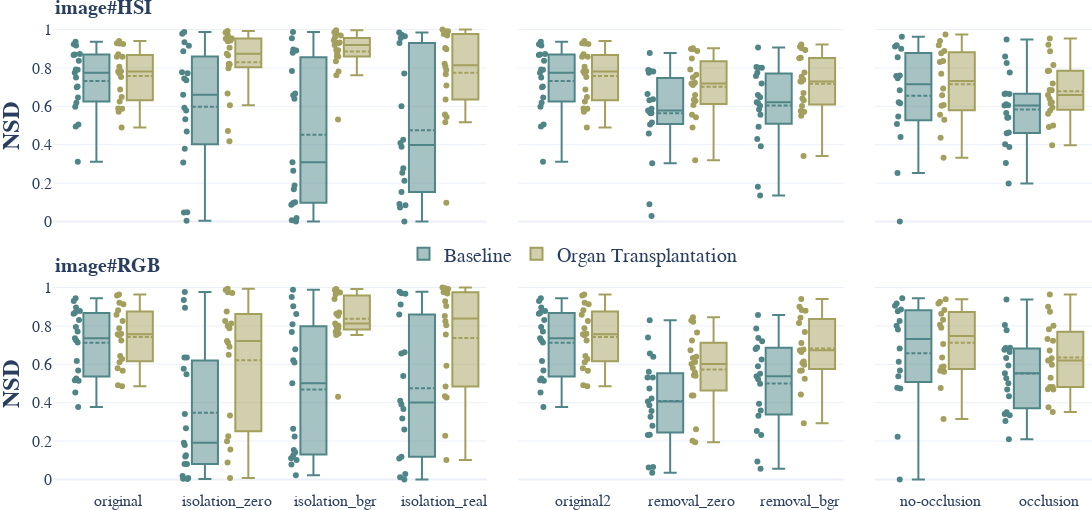

The notebook cell this image was saved under:
### Code cell
fig = dataset_comparison(settings_seg.nsd_aggregation_short)
fig.update_yaxes(title="<b>NSD</b>", col=1)
fig.write_image(settings_context.paper_extended_dir / "task_performance_NSD.pdf")
fig

### Figure 1 — Plotly figure (JSON) as saved in the notebook; plotly's stock layout.template omitted (floating-point values rounded to 4 significant figures)
{"data": [{"boxmean": true, "boxpoints": "all", "legendgroup": "baseline", "marker": {"color": "#508587"}, "name": "Baseline", "offsetgroup": "baseline", "showlegend": false, "text": ["stomach", "small_bowel", "colon", "liver", "gallbladder", "pancreas", "kidney", "spleen", "bladder", "omentum", "lung", "heart", "skin", "muscle", "fat_subcutaneous", "peritoneum", "major_vein", "kidney_with_Gerotas_fascia", "background"], "type": "box", "x": ["original", "original", "original", "original", "original", "original", "original", "original", "original", "original", "original", "original", "original", "original", "original", "original", "original", "original", "original"], "xaxis": "x", "y": [0.7902, 0.7915, 0.9242, 0.6459, 0.4944, 0.9171, 0.5979, 0.7034, 0.6184, 0.7747, 0.7505, 0.8729, 0.8382, 0.5057, 0.7, 0.8681, 0.8704, 0.3116, 0.9362], "yaxis": "y"}, {"boxmean": true, "boxpoints": "all", "legendgroup": "organ_transplantation", "marker": {"color": "#A39F5D"}, "name": "Organ Transplantation", "offsetgroup": "organ_transplantation", "showlegend": false, "text": ["stomach", "small_bowel", "colon", "liver", "gallbladder", "pancreas", "kidney", "spleen", "bladder", "omentum", "lung", "heart", "skin", "muscle", "fat_subcutaneous", "peritoneum", "major_vein", "kidney_with_Gerotas_fascia", "background"], "type": "box", "x": ["original", "original", "original", "original", "original", "original", "original", "original", "original", "original", "original", "original", "original", "original", "original", "original", "original", "original", "original"], "xaxis": "x", "y": [0.8059, 0.7825, 0.927, 0.6493, 0.4894, 0.9282, 0.6252, 0.6878, 0.5888, 0.7712, 0.7526, 0.8585, 0.871, 0.5715, 0.7818, 0.8585, 0.9402, 0.5878, 0.9252], "yaxis": "y"}, {"boxmean": true, "boxpoints": "all", "legendgroup": "baseline", "marker": {"color": "#508587"}, "name": "Baseline", "offsetgroup": "baseline", "showlegend": true, "text": ["stomach", "small_bowel", "colon", "liver", "gallbladder", "pancreas", "kidney", "spleen", "bladder", "omentum", "lung", "heart", "skin", "muscle", "fat_subcutaneous", "peritoneum", "major_vein", "kidney_with_Gerotas_fascia", "background"], "type": "box", "x": ["isolation_zero", "isolation_zero", "isolation_zero", "isolation_zero", "isolation_zero", "isolation_zero", "isolation_zero", "isolation_zero", "isolation_zero", "isolation_zero", "isolation_zero", "isolation_zero", "isolation_zero", "isolation_zero", "isolation_zero", "isolation_zero", "isolation_zero", "isolation_zero", "isolation_zero"], "xaxis": "x", "y": [0.5325, 0.9786, 0.7783, 0.8873, 0.003813, 0.5777, 0.4687, 0.7724, 0.6604, 0.3072, 0.7445, 0.7362, 0.9337, 0.5931, 0.9159, 0.3795, 0.04847, 0.04664, 0.9872], "yaxis": "y"}, {"boxmean": true, "boxpoints": "all", "legendgroup": "organ_transplantation", "marker": {"color": "#A39F5D"}, "name": "Organ Transplantation", "offsetgroup": "organ_transplantation", "showlegend": true, "text": ["stomach", "small_bowel", "colon", "liver", "gallbladder", "pancreas", "kidney", "spleen", "bladder", "omentum", "lung", "heart", "skin", "muscle", "fat_subcutaneous", "peritoneum", "major_vein", "kidney_with_Gerotas_fascia", "background"], "type": "box", "x": ["isolation_zero", "isolation_zero", "isolation_zero", "isolation_zero", "isolation_zero", "isolation_zero", "isolation_zero", "isolation_zero", "isolation_zero", "isolation_zero", "isolation_zero", "isolation_zero", "isolation_zero", "isolation_zero", "isolation_zero", "isolation_zero", "isolation_zero", "isolation_zero", "isolation_zero"], "xaxis": "x", "y": [0.9388, 0.9538, 0.9438, 0.9521, 0.4717, 0.9703, 0.9057, 0.8744, 0.6058, 0.818, 0.7988, 0.9854, 0.822, 0.6674, 0.8652, 0.8211, 0.9533, 0.4181, 0.993], "yaxis": "y"}, {"boxmean": true, "boxpoints": "all", "legendgroup": "baseline", "marker": {"color": "#508587"}, "name": "Baseline", "offsetgroup": "baseline", "showlegend": false, "text": ["stomach", "small_bowel", "colon", "liver", "gallbladder", "pancreas", "kidney", "spleen", "bladder", "omentum", "lung", "heart", "skin", "muscle", "fat_subcutaneous", "peritoneum", "major_vein", "kidney_with_Gerotas_fascia", "background"], "type": "box", "x": ["isolation_bgr", "isolation_bgr", "isolation_bgr", "isolation_bgr", "isolation_bgr", "isolation_bgr", "isolation_bgr", "isolation_bgr", "isolation_bgr", "isolation_bgr", "isolation_bgr", "isolation_bgr", "isolation_bgr", "isolation_bgr", "isolation_bgr", "isolation_bgr", "isolation_bgr", "isolation_bgr", "isolation_bgr"], "xaxis": "x", "y": [0.09987, 0.8961, 0.658, 0.6674, 0.08674, 0.09663, 0.0175, 0.1676, 0.7846, 0.0058, 0.8905, 0.9545, 0.8793, 0.3081, 0.1874, 0.6396, 0.2642, 0, 0.9877], "yaxis": "y"}, {"boxmean": true, "boxpoints": "all", "legendgroup": "organ_transplantation", "marker": {"color": "#A39F5D"}, "name": "Organ Transplantation", "offsetgroup": "organ_transplantation", "showlegend": false, "text": ["stomach", "small_bowel", "colon", "liver", "gallbladder", "pancreas", "kidney", "spleen", "bladder", "omentum", "lung", "heart", "skin", "muscle", "fat_subcutaneous", "peritoneum", "major_vein", "kidney_with_Gerotas_fascia", "background"], "type": "box", "x": ["isolation_bgr", "isolation_bgr", "isolation_bgr", "isolation_bgr", "isolation_bgr", "isolation_bgr", "isolation_bgr", "isolation_bgr", "isolation_bgr", "isolation_bgr", "isolation_bgr", "isolation_bgr", "isolation_bgr", "isolation_bgr", "isolation_bgr", "isolation_bgr", "isolation_bgr", "isolation_bgr", "isolation_bgr"], "xaxis": "x", "y": [0.9321, 0.9449, 0.9689, 0.8936, 0.5313, 0.9318, 0.8921, 0.8741, 0.8602, 0.8603, 0.7814, 0.9861, 0.8346, 0.7615, 0.9596, 0.9193, 0.9819, 0.9293, 0.996], "yaxis": "y"}, {"boxmean": true, "boxpoints": "all", "legendgroup": "baseline", "marker": {"color": "#508587"}, "name": "Baseline", "offsetgroup": "baseline", "showlegend": false, "text": ["stomach", "small_bowel", "colon", "liver", "gallbladder", "pancreas", "kidney", "spleen", "bladder", "omentum", "lung", "heart", "skin", "muscle", "peritoneum", "major_vein", "kidney_with_Gerotas_fascia", "background"], "type": "box", "x": ["isolation_real", "isolation_real", "isolation_real", "isolation_real", "isolation_real", "isolation_real", "isolation_real", "isolation_real", "isolation_real", "isolation_real", "isolation_real", "isolation_real", "isolation_real", "isolation_real", "isolation_real", "isolation_real", "isolation_real", "isolation_real"], "xaxis": "x", "y": [0.2541, 0.7712, 0.985, 0.2777, 0.07218, 0.08433, 0.389, 0.153, 0.4256, 0, 0.9733, 0.9558, 0.9301, 0.09041, 0.6009, 0.409, 0.2122, 0.9654], "yaxis": "y"}, {"boxmean": true, "boxpoints": "all", "legendgroup": "organ_transplantation", "marker": {"color": "#A39F5D"}, "name": "Organ Transplantation", "offsetgroup": "organ_transplantation", "showlegend": false, "text": ["stomach", "small_bowel", "colon", "liver", "gallbladder", "pancreas", "kidney", "spleen", "bladder", "omentum", "lung", "heart", "skin", "muscle", "peritoneum", "major_vein", "kidney_with_Gerotas_fascia", "background"], "type": "box", "x": ["isolation_real", "isolation_real", "isolation_real", "isolation_real", "isolation_real", "isolation_real", "isolation_real", "isolation_real", "isolation_real", "isolation_real", "isolation_real", "isolation_real", "isolation_real", "isolation_real", "isolation_real", "isolation_real", "isolation_real", "isolation_real"], "xaxis": "x", "y": [0.7085, 0.8973, 0.9697, 0.557, 0.5448, 0.6358, 0.8074, 0.7667, 0.7888, 0.9046, 0.9852, 0.9919, 0.9911, 0.09752, 0.8213, 1, 0.5173, 0.9764], "yaxis": "y"}, {"boxmean": true, "boxpoints": "all", "legendgroup": "baseline", "marker": {"color": "#508587"}, "name": "Baseline", "offsetgroup": "baseline", "showlegend": false, "text": ["stomach", "small_bowel", "colon", "liver", "gallbladder", "pancreas", "kidney", "spleen", "bladder", "omentum", "lung", "heart", "skin", "muscle", "fat_subcutaneous", "peritoneum", "major_vein", "kidney_with_Gerotas_fascia", "background"], "type": "box", "x": ["original2", "original2", "original2", "original2", "original2", "original2", "original2", "original2", "original2", "original2", "original2", "original2", "original2", "original2", "original2", "original2", "original2", "original2", "original2"], "xaxis": "x2", "y": [0.7902, 0.7915, 0.9242, 0.6459, 0.4944, 0.9171, 0.5979, 0.7034, 0.6184, 0.7747, 0.7505, 0.8729, 0.8382, 0.5057, 0.7, 0.8681, 0.8704, 0.3116, 0.9362], "yaxis": "y2"}, {"boxmean": true, "boxpoints": "all", "legendgroup": "organ_transplantation", "marker": {"color": "#A39F5D"}, "name": "Organ Transplantation", "offsetgroup": "organ_transplantation", "showlegend": false, "text": ["stomach", "small_bowel", "colon", "liver", "gallbladder", "pancreas", "kidney", "spleen", "bladder", "omentum", "lung", "heart", "skin", "muscle", "fat_subcutaneous", "peritoneum", "major_vein", "kidney_with_Gerotas_fascia", "background"], "type": "box", "x": ["original2", "original2", "original2", "original2", "original2", "original2", "original2", "original2", "original2", "original2", "original2", "original2", "original2", "original2", "original2", "original2", "original2", "original2", "original2"], "xaxis": "x2", "y": [0.8059, 0.7825, 0.927, 0.6493, 0.4894, 0.9282, 0.6252, 0.6878, 0.5888, 0.7712, 0.7526, 0.8585, 0.871, 0.5715, 0.7818, 0.8585, 0.9402, 0.5878, 0.9252], "yaxis": "y2"}, {"boxmean": true, "boxpoints": "all", "legendgroup": "baseline", "marker": {"color": "#508587"}, "name": "Baseline", "offsetgroup": "baseline", "showlegend": false, "text": ["stomach", "small_bowel", "colon", "liver", "gallbladder", "pancreas", "kidney", "spleen", "bladder", "omentum", "lung", "heart", "skin", "muscle", "fat_subcutaneous", "peritoneum", "major_vein", "kidney_with_Gerotas_fascia", "background"], "type": "box", "x": ["removal_zero", "removal_zero", "removal_zero", "removal_zero", "removal_zero", "removal_zero", "removal_zero", "removal_zero", "removal_zero", "removal_zero", "removal_zero", "removal_zero", "removal_zero", "removal_zero", "removal_zero", "removal_zero", "removal_zero", "removal_zero", "removal_zero"], "xaxis": "x2", "y": [0.5056, 0.6642, 0.7857, 0.5657, 0.02794, 0.789, 0.4581, 0.6372, 0.3029, 0.5871, 0.6313, 0.7813, 0.7747, 0.5159, 0.5782, 0.5712, 0.5646, 0.08983, 0.8786], "yaxis": "y2"}, {"boxmean": true, "boxpoints": "all", "legendgroup": "organ_transplantation", "marker": {"color": "#A39F5D"}, "name": "Organ Transplantation", "offsetgroup": "organ_transplantation", "showlegend": false, "text": ["stomach", "small_bowel", "colon", "liver", "gallbladder", "pancreas", "kidney", "spleen", "bladder", "omentum", "lung", "heart", "skin", "muscle", "fat_subcutaneous", "peritoneum", "major_vein", "kidney_with_Gerotas_fascia", "background"], "type": "box", "x": ["removal_zero", "removal_zero", "removal_zero", "removal_zero", "removal_zero", "removal_zero", "removal_zero", "removal_zero", "removal_zero", "removal_zero", "removal_zero", "removal_zero", "removal_zero", "removal_zero", "removal_zero", "removal_zero", "removal_zero", "removal_zero", "removal_zero"], "xaxis": "x2", "y": [0.7505, 0.7648, 0.8986, 0.6345, 0.3188, 0.9033, 0.6072, 0.6592, 0.4895, 0.7113, 0.7186, 0.8496, 0.7926, 0.5562, 0.6283, 0.7235, 0.8979, 0.5435, 0.8885], "yaxis": "y2"}, {"boxmean": true, "boxpoints": "all", "legendgroup": "baseline", "marker": {"color": "#508587"}, "name": "Baseline", "offsetgroup": "baseline", "showlegend": false, "text": ["stomach", "small_bowel", "colon", "liver", "gallbladder", "pancreas", "kidney", "spleen", "bladder", "omentum", "lung", "heart", "skin", "muscle", "fat_subcutaneous", "peritoneum", "major_vein", "kidney_with_Gerotas_fascia", "background"], "type": "box", "x": ["removal_bgr", "removal_bgr", "removal_bgr", "removal_bgr", "removal_bgr", "removal_bgr", "removal_bgr", "removal_bgr", "removal_bgr", "removal_bgr", "removal_bgr", "removal_bgr", "removal_bgr", "removal_bgr", "removal_bgr", "removal_bgr", "removal_bgr", "removal_bgr", "removal_bgr"], "xaxis": "x2", "y": [0.6033, 0.7195, 0.8007, 0.5831, 0.1813, 0.8055, 0.4942, 0.6175, 0.43, 0.6473, 0.6591, 0.8005, 0.7751, 0.3915, 0.5557, 0.6215, 0.758, 0.135, 0.9068], "yaxis": "y2"}, {"boxmean": true, "boxpoints": "all", "legendgroup": "organ_transplantation", "marker": {"color": "#A39F5D"}, "name": "Organ Transplantation", "offsetgroup": "organ_transplantation", "showlegend": false, "text": ["stomach", "small_bowel", "colon", "liver", "gallbladder", "pancreas", "kidney", "spleen", "bladder", "omentum", "lung", "heart", "skin", "muscle", "fat_subcutaneous", "peritoneum", "major_vein", "kidney_with_Gerotas_fascia", "background"], "type": "box", "x": ["removal_bgr", "removal_bgr", "removal_bgr", "removal_bgr", "removal_bgr", "removal_bgr", "removal_bgr", "removal_bgr", "removal_bgr", "removal_bgr", "removal_bgr", "removal_bgr", "removal_bgr", "removal_bgr", "removal_bgr", "removal_bgr", "removal_bgr", "removal_bgr", "removal_bgr"], "xaxis": "x2", "y": [0.754, 0.7761, 0.9102, 0.6323, 0.3409, 0.9027, 0.6012, 0.669, 0.5513, 0.7293, 0.7297, 0.853, 0.8513, 0.5753, 0.6408, 0.7389, 0.9223, 0.572, 0.8939], "yaxis": "y2"}, {"boxmean": true, "boxpoints": "all", "legendgroup": "baseline", "marker": {"color": "#508587"}, "name": "Baseline", "offsetgroup": "baseline", "showlegend": false, "text": ["stomach", "small_bowel", "colon", "liver", "gallbladder", "kidney", "spleen", "bladder", "omentum", "lung", "heart", "skin", "muscle", "fat_subcutaneous", "peritoneum", "background"], "type": "box", "x": ["no-occlusion", "no-occlusion", "no-occlusion", "no-occlusion", "no-occlusion", "no-occlusion", "no-occlusion", "no-occlusion", "no-occlusion", "no-occlusion", "no-occlusion", "no-occlusion", "no-occlusion", "no-occlusion", "no-occlusion", "no-occlusion"], "xaxis": "x3", "y": [0.7602, 0.758, 0.9123, 0.5465, 0.253, 0, 0.6213, 0.6164, 0.747, 0.6844, 0.9, 0.9627, 0.4398, 0.5078, 0.8555, 0.9183], "yaxis": "y3"}, {"boxmean": true, "boxpoints": "all", "legendgroup": "organ_transplantation", "marker": {"color": "#A39F5D"}, "name": "Organ Transplantation", "offsetgroup": "organ_transplantation", "showlegend": false, "text": ["stomach", "small_bowel", "colon", "liver", "gallbladder", "kidney", "spleen", "bladder", "omentum", "lung", "heart", "skin", "muscle", "fat_subcutaneous", "peritoneum", "background"], "type": "box", "x": ["no-occlusion", "no-occlusion", "no-occlusion", "no-occlusion", "no-occlusion", "no-occlusion", "no-occlusion", "no-occlusion", "no-occlusion", "no-occlusion", "no-occlusion", "no-occlusion", "no-occlusion", "no-occlusion", "no-occlusion", "no-occlusion"], "xaxis": "x3", "y": [0.8313, 0.7705, 0.9399, 0.6076, 0.3323, 0.4357, 0.6575, 0.6027, 0.8369, 0.6931, 0.8771, 0.974, 0.5557, 0.5299, 0.8878, 0.9181], "yaxis": "y3"}, {"boxmean": true, "boxpoints": "all", "legendgroup": "baseline", "marker": {"color": "#508587"}, "name": "Baseline", "offsetgroup": "baseline", "showlegend": false, "text": ["stomach", "small_bowel", "colon", "liver", "gallbladder", "pancreas", "kidney", "spleen", "bladder", "omentum", "lung", "heart", "skin", "muscle", "fat_subcutaneous", "peritoneum", "major_vein", "kidney_with_Gerotas_fascia", "background"], "type": "box", "x": ["occlusion", "occlusion", "occlusion", "occlusion", "occlusion", "occlusion", "occlusion", "occlusion", "occlusion", "occlusion", "occlusion", "occlusion", "occlusion", "occlusion", "occlusion", "occlusion", "occlusion", "occlusion", "occlusion"], "xaxis": "x3", "y": [0.3044, 0.6668, 0.6645, 0.4597, 0.3885, 0.1982, 0.5653, 0.5406, 0.5421, 0.6051, 0.8595, 0.9484, 0.6048, 0.464, 0.6643, 0.6112, 0.8258, 0.4024, 0.7763], "yaxis": "y3"}, {"boxmean": true, "boxpoints": "all", "legendgroup": "organ_transplantation", "marker": {"color": "#A39F5D"}, "name": "Organ Transplantation", "offsetgroup": "organ_transplantation", "showlegend": false, "text": ["stomach", "small_bowel", "colon", "liver", "gallbladder", "pancreas", "kidney", "spleen", "bladder", "omentum", "lung", "heart", "skin", "muscle", "fat_subcutaneous", "peritoneum", "major_vein", "kidney_with_Gerotas_fascia", "background"], "type": "box", "x": ["occlusion", "occlusion", "occlusion", "occlusion", "occlusion", "occlusion", "occlusion", "occlusion", "occlusion", "occlusion", "occlusion", "occlusion", "occlusion", "occlusion", "occlusion", "occlusion", "occlusion", "occlusion", "occlusion"], "xaxis": "x3", "y": [0.5943, 0.7194, 0.8151, 0.5006, 0.3974, 0.6837, 0.64, 0.4923, 0.5775, 0.6594, 0.8868, 0.9535, 0.6145, 0.6212, 0.786, 0.6853, 0.9209, 0.5609, 0.7843], "yaxis": "y3"}, {"boxmean": true, "boxpoints": "all", "legendgroup": "baseline", "marker": {"color": "#508587"}, "name": "Baseline", "offsetgroup": "baseline", "showlegend": false, "text": ["stomach", "small_bowel", "colon", "liver", "gallbladder", "pancreas", "kidney", "spleen", "bladder", "omentum", "lung", "heart", "skin", "muscle", "fat_subcutaneous", "peritoneum", "major_vein", "kidney_with_Gerotas_fascia", "background"], "type": "box", "x": ["original", "original", "original", "original", "original", "original", "original", "original", "original", "original", "original", "original", "original", "original", "original", "original", "original", "original", "original"], "xaxis": "x4", "y": [0.725, 0.7946, 0.8954, 0.6165, 0.5174, 0.9437, 0.5142, 0.5672, 0.5264, 0.7709, 0.7355, 0.8686, 0.8636, 0.4536, 0.714, 0.8303, 0.8772, 0.3777, 0.9298], "yaxis": "y4"}, {"boxmean": true, "boxpoints": "all", "legendgroup": "organ_transplantation", "marker": {"color": "#A39F5D"}, "name": "Organ Transplantation", "offsetgroup": "organ_transplantation", "showlegend": false, "text": ["stomach", "small_bowel", "colon", "liver", "gallbladder", "pancreas", "kidney", "spleen", "bladder", "omentum", "lung", "heart", "skin", "muscle", "fat_subcutaneous", "peritoneum", "major_vein", "kidney_with_Gerotas_fascia", "background"], "type": "box", "x": ["original", "original", "original", "original", "original", "original", "original", "original", "original", "original", "original", "original", "original", "original", "original", "original", "original", "original", "original"], "xaxis": "x4", "y": [0.7568, 0.7877, 0.9124, 0.6428, 0.4905, 0.9579, 0.6276, 0.6113, 0.5793, 0.7592, 0.7514, 0.8576, 0.8816, 0.5667, 0.7235, 0.8259, 0.9641, 0.4859, 0.921], "yaxis": "y4"}, {"boxmean": true, "boxpoints": "all", "legendgroup": "baseline", "marker": {"color": "#508587"}, "name": "Baseline", "offsetgroup": "baseline", "showlegend": false, "text": ["stomach", "small_bowel", "colon", "liver", "gallbladder", "pancreas", "kidney", "spleen", "bladder", "omentum", "lung", "heart", "skin", "muscle", "fat_subcutaneous", "peritoneum", "major_vein", "kidney_with_Gerotas_fascia", "background"], "type": "box", "x": ["isolation_zero", "isolation_zero", "isolation_zero", "isolation_zero", "isolation_zero", "isolation_zero", "isolation_zero", "isolation_zero", "isolation_zero", "isolation_zero", "isolation_zero", "isolation_zero", "isolation_zero", "isolation_zero", "isolation_zero", "isolation_zero", "isolation_zero", "isolation_zero", "isolation_zero"], "xaxis": "x4", "y": [0.1799, 0.341, 0.5482, 0.635, 0.003395, 0.2661, 0.07993, 0.1905, 0.07966, 0.1259, 0.8945, 0.9345, 0.635, 0.007025, 0.1188, 0.5764, 0.01727, 0.001616, 0.9772], "yaxis": "y4"}, {"boxmean": true, "boxpoints": "all", "legendgroup": "organ_transplantation", "marker": {"color": "#A39F5D"}, "name": "Organ Transplantation", "offsetgroup": "organ_transplantation", "showlegend": false, "text": ["stomach", "small_bowel", "colon", "liver", "gallbladder", "pancreas", "kidney", "spleen", "bladder", "omentum", "lung", "heart", "skin", "muscle", "fat_subcutaneous", "peritoneum", "major_vein", "kidney_with_Gerotas_fascia", "background"], "type": "box", "x": ["isolation_zero", "isolation_zero", "isolation_zero", "isolation_zero", "isolation_zero", "isolation_zero", "isolation_zero", "isolation_zero", "isolation_zero", "isolation_zero", "isolation_zero", "isolation_zero", "isolation_zero", "isolation_zero", "isolation_zero", "isolation_zero", "isolation_zero", "isolation_zero", "isolation_zero"], "xaxis": "x4", "y": [0.7209, 0.825, 0.8752, 0.7119, 0.00778, 0.9878, 0.7875, 0.2244, 0.08826, 0.9717, 0.7992, 0.9752, 0.8131, 0.3333, 0.6494, 0.6909, 0.1993, 0.1555, 0.9934], "yaxis": "y4"}, {"boxmean": true, "boxpoints": "all", "legendgroup": "baseline", "marker": {"color": "#508587"}, "name": "Baseline", "offsetgroup": "baseline", "showlegend": false, "text": ["stomach", "small_bowel", "colon", "liver", "gallbladder", "pancreas", "kidney", "spleen", "bladder", "omentum", "lung", "heart", "skin", "muscle", "fat_subcutaneous", "peritoneum", "major_vein", "kidney_with_Gerotas_fascia", "background"], "type": "box", "x": ["isolation_bgr", "isolation_bgr", "isolation_bgr", "isolation_bgr", "isolation_bgr", "isolation_bgr", "isolation_bgr", "isolation_bgr", "isolation_bgr", "isolation_bgr", "isolation_bgr", "isolation_bgr", "isolation_bgr", "isolation_bgr", "isolation_bgr", "isolation_bgr", "isolation_bgr", "isolation_bgr", "isolation_bgr"], "xaxis": "x4", "y": [0.07797, 0.9029, 0.8091, 0.9509, 0.02213, 0.1414, 0.2645, 0.2241, 0.5013, 0.1006, 0.8618, 0.7678, 0.6089, 0.1254, 0.6786, 0.6216, 0.1527, 0.1101, 0.9888], "yaxis": "y4"}, {"boxmean": true, "boxpoints": "all", "legendgroup": "organ_transplantation", "marker": {"color": "#A39F5D"}, "name": "Organ Transplantation", "offsetgroup": "organ_transplantation", "showlegend": false, "text": ["stomach", "small_bowel", "colon", "liver", "gallbladder", "pancreas", "kidney", "spleen", "bladder", "omentum", "lung", "heart", "skin", "muscle", "fat_subcutaneous", "peritoneum", "major_vein", "kidney_with_Gerotas_fascia", "background"], "type": "box", "x": ["isolation_bgr", "isolation_bgr", "isolation_bgr", "isolation_bgr", "isolation_bgr", "isolation_bgr", "isolation_bgr", "isolation_bgr", "isolation_bgr", "isolation_bgr", "isolation_bgr", "isolation_bgr", "isolation_bgr", "isolation_bgr", "isolation_bgr", "isolation_bgr", "isolation_bgr", "isolation_bgr", "isolation_bgr"], "xaxis": "x4", "y": [0.7878, 0.965, 0.9738, 0.8635, 0.4307, 0.9866, 0.7947, 0.8014, 0.7523, 0.8523, 0.801, 0.9867, 0.8698, 0.7691, 0.813, 0.7608, 0.9401, 0.7787, 0.9927], "yaxis": "y4"}, {"boxmean": true, "boxpoints": "all", "legendgroup": "baseline", "marker": {"color": "#508587"}, "name": "Baseline", "offsetgroup": "baseline", "showlegend": false, "text": ["stomach", "small_bowel", "colon", "liver", "gallbladder", "pancreas", "kidney", "spleen", "bladder", "omentum", "lung", "heart", "skin", "muscle", "peritoneum", "major_vein", "kidney_with_Gerotas_fascia", "background"], "type": "box", "x": ["isolation_real", "isolation_real", "isolation_real", "isolation_real", "isolation_real", "isolation_real", "isolation_real", "isolation_real", "isolation_real", "isolation_real", "isolation_real", "isolation_real", "isolation_real", "isolation_real", "isolation_real", "isolation_real", "isolation_real", "isolation_real"], "xaxis": "x4", "y": [0.3672, 0.8597, 0.9787, 0.391, 0.1091, 0.01095, 0.4103, 0.02779, 0.5384, 0, 0.9701, 0.9113, 0.6568, 0.1186, 0.6622, 0.2597, 0.3178, 0.9677], "yaxis": "y4"}, {"boxmean": true, "boxpoints": "all", "legendgroup": "organ_transplantation", "marker": {"color": "#A39F5D"}, "name": "Organ Transplantation", "offsetgroup": "organ_transplantation", "showlegend": false, "text": ["stomach", "small_bowel", "colon", "liver", "gallbladder", "pancreas", "kidney", "spleen", "bladder", "omentum", "lung", "heart", "skin", "muscle", "peritoneum", "major_vein", "kidney_with_Gerotas_fascia", "background"], "type": "box", "x": ["isolation_real", "isolation_real", "isolation_real", "isolation_real", "isolation_real", "isolation_real", "isolation_real", "isolation_real", "isolation_real", "isolation_real", "isolation_real", "isolation_real", "isolation_real", "isolation_real", "isolation_real", "isolation_real", "isolation_real", "isolation_real"], "xaxis": "x4", "y": [0.8248, 0.9288, 0.993, 0.4264, 0.2279, 0.8513, 0.8033, 0.5929, 0.7557, 1, 0.9897, 0.9966, 0.9759, 0.1015, 0.9043, 0.4336, 0.484, 0.9683], "yaxis": "y4"}, {"boxmean": true, "boxpoints": "all", "legendgroup": "baseline", "marker": {"color": "#508587"}, "name": "Baseline", "offsetgroup": "baseline", "showlegend": false, "text": ["stomach", "small_bowel", "colon", "liver", "gallbladder", "pancreas", "kidney", "spleen", "bladder", "omentum", "lung", "heart", "skin", "muscle", "fat_subcutaneous", "peritoneum", "major_vein", "kidney_with_Gerotas_fascia", "background"], "type": "box", "x": ["original2", "original2", "original2", "original2", "original2", "original2", "original2", "original2", "original2", "original2", "original2", "original2", "original2", "original2", "original2", "original2", "original2", "original2", "original2"], "xaxis": "x5", "y": [0.725, 0.7946, 0.8954, 0.6165, 0.5174, 0.9437, 0.5142, 0.5672, 0.5264, 0.7709, 0.7355, 0.8686, 0.8636, 0.4536, 0.714, 0.8303, 0.8772, 0.3777, 0.9298], "yaxis": "y5"}, {"boxmean": true, "boxpoints": "all", "legendgroup": "organ_transplantation", "marker": {"color": "#A39F5D"}, "name": "Organ Transplantation", "offsetgroup": "organ_transplantation", "showlegend": false, "text": ["stomach", "small_bowel", "colon", "liver", "gallbladder", "pancreas", "kidney", "spleen", "bladder", "omentum", "lung", "heart", "skin", "muscle", "fat_subcutaneous", "peritoneum", "major_vein", "kidney_with_Gerotas_fascia", "background"], "type": "box", "x": ["original2", "original2", "original2", "original2", "original2", "original2", "original2", "original2", "original2", "original2", "original2", "original2", "original2", "original2", "original2", "original2", "original2", "original2", "original2"], "xaxis": "x5", "y": [0.7568, 0.7877, 0.9124, 0.6428, 0.4905, 0.9579, 0.6276, 0.6113, 0.5793, 0.7592, 0.7514, 0.8576, 0.8816, 0.5667, 0.7235, 0.8259, 0.9641, 0.4859, 0.921], "yaxis": "y5"}, {"boxmean": true, "boxpoints": "all", "legendgroup": "baseline", "marker": {"color": "#508587"}, "name": "Baseline", "offsetgroup": "baseline", "showlegend": false, "text": ["stomach", "small_bowel", "colon", "liver", "gallbladder", "pancreas", "kidney", "spleen", "bladder", "omentum", "lung", "heart", "skin", "muscle", "fat_subcutaneous", "peritoneum", "major_vein", "kidney_with_Gerotas_fascia", "background"], "type": "box", "x": ["removal_zero", "removal_zero", "removal_zero", "removal_zero", "removal_zero", "removal_zero", "removal_zero", "removal_zero", "removal_zero", "removal_zero", "removal_zero", "removal_zero", "removal_zero", "removal_zero", "removal_zero", "removal_zero", "removal_zero", "removal_zero", "removal_zero"], "xaxis": "x5", "y": [0.3565, 0.561, 0.6391, 0.4065, 0.0618, 0.3859, 0.2796, 0.2322, 0.06461, 0.5317, 0.5309, 0.7392, 0.6568, 0.2316, 0.3266, 0.4741, 0.4213, 0.03408, 0.8291], "yaxis": "y5"}, {"boxmean": true, "boxpoints": "all", "legendgroup": "organ_transplantation", "marker": {"color": "#A39F5D"}, "name": "Organ Transplantation", "offsetgroup": "organ_transplantation", "showlegend": false, "text": ["stomach", "small_bowel", "colon", "liver", "gallbladder", "pancreas", "kidney", "spleen", "bladder", "omentum", "lung", "heart", "skin", "muscle", "fat_subcutaneous", "peritoneum", "major_vein", "kidney_with_Gerotas_fascia", "background"], "type": "box", "x": ["removal_zero", "removal_zero", "removal_zero", "removal_zero", "removal_zero", "removal_zero", "removal_zero", "removal_zero", "removal_zero", "removal_zero", "removal_zero", "removal_zero", "removal_zero", "removal_zero", "removal_zero", "removal_zero", "removal_zero", "removal_zero", "removal_zero"], "xaxis": "x5", "y": [0.5809, 0.7245, 0.8214, 0.5426, 0.1934, 0.5567, 0.5404, 0.4377, 0.202, 0.6333, 0.6388, 0.8457, 0.7654, 0.437, 0.6116, 0.6737, 0.601, 0.2609, 0.8289], "yaxis": "y5"}, {"boxmean": true, "boxpoints": "all", "legendgroup": "baseline", "marker": {"color": "#508587"}, "name": "Baseline", "offsetgroup": "baseline", "showlegend": false, "text": ["stomach", "small_bowel", "colon", "liver", "gallbladder", "pancreas", "kidney", "spleen", "bladder", "omentum", "lung", "heart", "skin", "muscle", "fat_subcutaneous", "peritoneum", "major_vein", "kidney_with_Gerotas_fascia", "background"], "type": "box", "x": ["removal_bgr", "removal_bgr", "removal_bgr", "removal_bgr", "removal_bgr", "removal_bgr", "removal_bgr", "removal_bgr", "removal_bgr", "removal_bgr", "removal_bgr", "removal_bgr", "removal_bgr", "removal_bgr", "removal_bgr", "removal_bgr", "removal_bgr", "removal_bgr", "removal_bgr"], "xaxis": "x5", "y": [0.5216, 0.6879, 0.7371, 0.498, 0.05541, 0.7863, 0.3311, 0.3946, 0.2315, 0.5893, 0.6253, 0.7201, 0.6792, 0.3585, 0.5508, 0.5383, 0.2521, 0.09356, 0.8564], "yaxis": "y5"}, {"boxmean": true, "boxpoints": "all", "legendgroup": "organ_transplantation", "marker": {"color": "#A39F5D"}, "name": "Organ Transplantation", "offsetgroup": "organ_transplantation", "showlegend": false, "text": ["stomach", "small_bowel", "colon", "liver", "gallbladder", "pancreas", "kidney", "spleen", "bladder", "omentum", "lung", "heart", "skin", "muscle", "fat_subcutaneous", "peritoneum", "major_vein", "kidney_with_Gerotas_fascia", "background"], "type": "box", "x": ["removal_bgr", "removal_bgr", "removal_bgr", "removal_bgr", "removal_bgr", "removal_bgr", "removal_bgr", "removal_bgr", "removal_bgr", "removal_bgr", "removal_bgr", "removal_bgr", "removal_bgr", "removal_bgr", "removal_bgr", "removal_bgr", "removal_bgr", "removal_bgr", "removal_bgr"], "xaxis": "x5", "y": [0.6635, 0.7686, 0.883, 0.6151, 0.2925, 0.9003, 0.6064, 0.5665, 0.5244, 0.6774, 0.7116, 0.8422, 0.8153, 0.5673, 0.5982, 0.6737, 0.9401, 0.4423, 0.8792], "yaxis": "y5"}, {"boxmean": true, "boxpoints": "all", "legendgroup": "baseline", "marker": {"color": "#508587"}, "name": "Baseline", "offsetgroup": "baseline", "showlegend": false, "text": ["stomach", "small_bowel", "colon", "liver", "gallbladder", "kidney", "spleen", "bladder", "omentum", "lung", "heart", "skin", "muscle", "fat_subcutaneous", "peritoneum", "background"], "type": "box", "x": ["no-occlusion", "no-occlusion", "no-occlusion", "no-occlusion", "no-occlusion", "no-occlusion", "no-occlusion", "no-occlusion", "no-occlusion", "no-occlusion", "no-occlusion", "no-occlusion", "no-occlusion", "no-occlusion", "no-occlusion", "no-occlusion"], "xaxis": "x6", "y": [0.801, 0.7818, 0.9054, 0.5674, 0.223, 0, 0.6135, 0.4772, 0.8262, 0.6819, 0.877, 0.9438, 0.4739, 0.537, 0.8851, 0.9163], "yaxis": "y6"}, {"boxmean": true, "boxpoints": "all", "legendgroup": "organ_transplantation", "marker": {"color": "#A39F5D"}, "name": "Organ Transplantation", "offsetgroup": "organ_transplantation", "showlegend": false, "text": ["stomach", "small_bowel", "colon", "liver", "gallbladder", "kidney", "spleen", "bladder", "omentum", "lung", "heart", "skin", "muscle", "fat_subcutaneous", "peritoneum", "background"], "type": "box", "x": ["no-occlusion", "no-occlusion", "no-occlusion", "no-occlusion", "no-occlusion", "no-occlusion", "no-occlusion", "no-occlusion", "no-occlusion", "no-occlusion", "no-occlusion", "no-occlusion", "no-occlusion", "no-occlusion", "no-occlusion", "no-occlusion"], "xaxis": "x6", "y": [0.863, 0.79, 0.9259, 0.5881, 0.3149, 0.4769, 0.6359, 0.5667, 0.8064, 0.7062, 0.8831, 0.9394, 0.5609, 0.584, 0.8315, 0.9174], "yaxis": "y6"}, {"boxmean": true, "boxpoints": "all", "legendgroup": "baseline", "marker": {"color": "#508587"}, "name": "Baseline", "offsetgroup": "baseline", "showlegend": false, "text": ["stomach", "small_bowel", "colon", "liver", "gallbladder", "pancreas", "kidney", "spleen", "bladder", "omentum", "lung", "heart", "skin", "muscle", "fat_subcutaneous", "peritoneum", "major_vein", "kidney_with_Gerotas_fascia", "background"], "type": "box", "x": ["occlusion", "occlusion", "occlusion", "occlusion", "occlusion", "occlusion", "occlusion", "occlusion", "occlusion", "occlusion", "occlusion", "occlusion", "occlusion", "occlusion", "occlusion", "occlusion", "occlusion", "occlusion", "occlusion"], "xaxis": "x6", "y": [0.3043, 0.6644, 0.6761, 0.434, 0.2093, 0.553, 0.5277, 0.3502, 0.4691, 0.334, 0.805, 0.9374, 0.5932, 0.5009, 0.6863, 0.6327, 0.6848, 0.341, 0.7769], "yaxis": "y6"}, {"boxmean": true, "boxpoints": "all", "legendgroup": "organ_transplantation", "marker": {"color": "#A39F5D"}, "name": "Organ Transplantation", "offsetgroup": "organ_transplantation", "showlegend": false, "text": ["stomach", "small_bowel", "colon", "liver", "gallbladder", "pancreas", "kidney", "spleen", "bladder", "omentum", "lung", "heart", "skin", "muscle", "fat_subcutaneous", "peritoneum", "major_vein", "kidney_with_Gerotas_fascia", "background"], "type": "box", "x": ["occlusion", "occlusion", "occlusion", "occlusion", "occlusion", "occlusion", "occlusion", "occlusion", "occlusion", "occlusion", "occlusion", "occlusion", "occlusion", "occlusion", "occlusion", "occlusion", "occlusion", "occlusion", "occlusion"], "xaxis": "x6", "y": [0.3763, 0.7225, 0.7316, 0.4821, 0.3511, 0.6722, 0.6204, 0.4821, 0.5297, 0.4688, 0.8742, 0.9632, 0.6203, 0.6309, 0.7826, 0.5974, 0.9005, 0.4693, 0.8007], "yaxis": "y6"}], "layout": {"annotations": [{"font": {"size": 20}, "showarrow": false, "text": "<b>image#HSI</b>", "x": 0, "xanchor": "left", "xref": "paper", "y": 1, "yanchor": "bottom", "yref": "paper"}, {"font": {"size": 20}, "showarrow": false, "text": "<b>image#RGB</b>", "x": 0, "xanchor": "left", "xref": "paper", "y": 0.45, "yanchor": "bottom", "yref": "paper"}], "boxgap": 0.2, "boxgroupgap": 0.4, "boxmode": "group", "font": {"family": "Libertinus Serif", "size": 20}, "height": 510, "legend": {"orientation": "h", "x": 0.5, "xanchor": "center", "y": 0.46, "yanchor": "bottom"}, "margin": {"b": 0, "l": 0, "r": 0, "t": 20}, "width": 1100, "xaxis": {"anchor": "y", "autorangeoptions": {"maxallowed": 3.4, "minallowed": -0.6}, "domain": [0, 0.4178], "matches": "x4", "range": [-0.6, 3.4], "showticklabels": false, "tickfont": {"size": 16}}, "xaxis2": {"anchor": "y2", "autorangeoptions": {"maxallowed": 2.4, "minallowed": -0.6}, "domain": [0.4478, 0.7611], "matches": "x5", "range": [-0.6, 2.4], "showticklabels": false, "tickfont": {"size": 16}}, "xaxis3": {"anchor": "y3", "autorangeoptions": {"maxallowed": 1.4, "minallowed": -0.6}, "domain": [0.7911, 1], "matches": "x6", "range": [-0.6, 1.4], "showticklabels": false, "tickfont": {"size": 16}}, "xaxis4": {"anchor": "y4", "autorangeoptions": {"maxallowed": 3.4, "minallowed": -0.6}, "domain": [0, 0.4178], "range": [-0.6, 3.4], "tickfont": {"size": 16}}, "xaxis5": {"anchor": "y5", "autorangeoptions": {"maxallowed": 2.4, "minallowed": -0.6}, "domain": [0.4478, 0.7611], "range": [-0.6, 2.4], "tickfont": {"size": 16}}, "xaxis6": {"anchor": "y6", "autorangeoptions": {"maxallowed": 1.4, "minallowed": -0.6}, "domain": [0.7911, 1], "range": [-0.6, 1.4], "tickfont": {"size": 16}}, "yaxis": {"anchor": "x", "domain": [0.55, 1], "range": [-0.05, 1.05], "tickfont": {"size": 16}, "title": {"text": "<b>NSD</b>"}}, "yaxis2": {"anchor": "x2", "domain": [0.55, 1], "matches": "y", "range": [-0.05, 1.05], "showticklabels": false, "tickfont": {"size": 16}, "title": {"standoff": 12}}, "yaxis3": {"anchor": "x3", "domain": [0.55, 1], "matches": "y", "range": [-0.05, 1.05], "showticklabels": false, "tickfont": {"size": 16}, "title": {"standoff": 12}}, "yaxis4": {"anchor": "x4", "domain": [0, 0.45], "range": [-0.05, 1.05], "tickfont": {"size": 16}, "title": {"text": "<b>NSD</b>"}}, "yaxis5": {"anchor": "x5", "domain": [0, 0.45], "matches": "y4", "range": [-0.05, 1.05], "showticklabels": false, "tickfont": {"size": 16}, "title": {"standoff": 12}}, "yaxis6": {"anchor": "x6", "domain": [0, 0.45], "matches": "y4", "range": [-0.05, 1.05], "showticklabels": false, "tickfont": {"size": 16}, "title": {"standoff": 12}}}}
